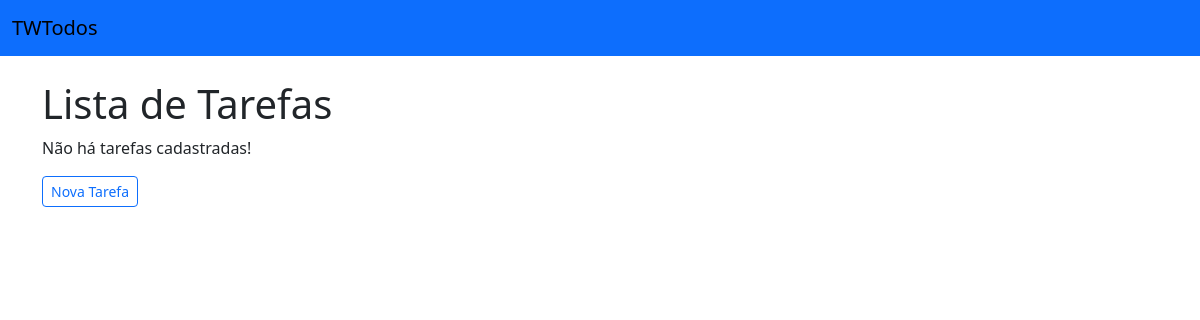
Before: / with the older database file.
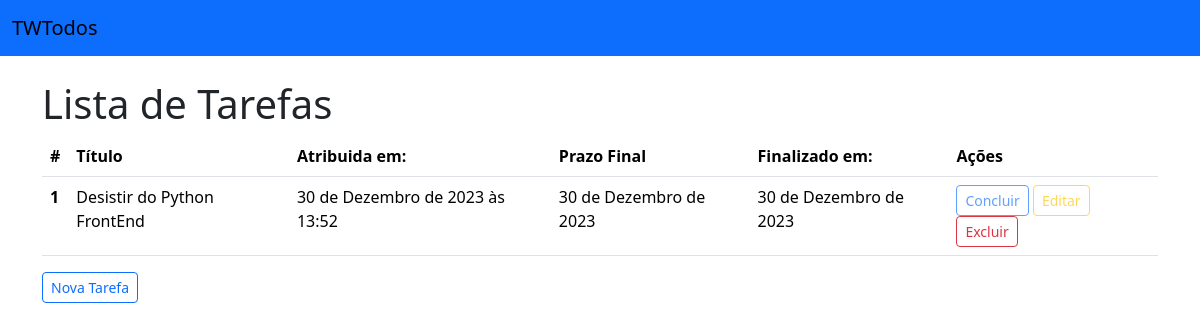
After: the same page with the newer database file.
### todos/models.py (models this page shows, shortened)
class ToDo(models.Model):
    title = models.CharField(
        max_length=255, null=False, blank=False, verbose_name="Título:"
    )
    created_at = models.DateTimeField(auto_now_add=True, null=False, blank=False)
    deadline = models.DateField(null=False, blank=False, verbose_name="Prazo Final:")
    fineshed_at = models.DateField(null=True, blank=True)
    class Meta:
        ordering = ("fineshed_at", "deadline")

### todos/views.py (the view)
# urls.py: path("", ToDoListView.as_view(), name="todo_list"),
class ToDoListView(ListView):
    model = ToDo  # Lembrar de manter o contexto, ou seja, o nome do template deve ser noi me da função + _ + list, tudu minúsculo

### todos/templates/todos/todo_list.html (shortened to what this page needs)
{% extends "base.html" %}
{% load crispy_forms_tags %}
{% block content %}
    <h1>Lista de Tarefas</h1>
    {% if todo_list %}
        <table class="table">
            <thead>
                <tr>
                    <th scope="col">#</th>
                    <th scope="col">Título</th>
                    <th scope="col">Atribuida em:</th>
                    <th scope="col">Prazo Final</th>
                    <th scope="col">Finalizado em:</th>
                    <th scope="col">Ações</th>
                </tr>
            </thead>
            <tbody>
                {% for todo in todo_list %}
                    <tr>
                        <th scopr="row">{{ todo.id}}</th>
                        <td>{{ todo.title}}</td>
                        <td>{{ todo.created_at}}</td>
                        <td>{{ todo.deadline}}</td>
                        <td>{{ todo.fineshed_at|default:"Em andamento." }}</td>
                        <td>
                            <a href="{% url 'todo_complete' pk=todo.pk %}"
                            class="btn btn-outline-primary btn-sm {% if todo.fineshed_at %}disabled{% endif %}"
                            >
                            Concluir
                            </a>
                            <a href="{% url 'todo_update' pk=todo.pk %}"
                            class="btn btn-outline-warning btn-sm {% if todo.fineshed_at %}disabled{% endif %}"
                            >
                            Editar
                            </a>
                            <a href="{% url 'todo_delete' pk=todo.pk %}" class="btn btn-outline-danger btn-sm">Excluir</a>
                        </td>
                    </tr>
                {% endfor %}
            </tbody>
        </table>
    {% else %}
        <p>Não há tarefas cadastradas!</p>
    {% endif %}
    <a href="{% url 'todo_create' %}" class="btn btn-outline-primary btn-sm">Nova Tarefa</a>
{% endblock content %}

### todos/templates/base.html (shortened to what this page needs)
{% load crispy_forms_tags %}
<!DOCTYPE html>
<html lang="pt-br">
  <head>
    <link href="https://cdn.jsdelivr.net/npm/bootstrap@5.3.2/dist/css/bootstrap.min.css" rel="stylesheet">
  </head>
  <body>
    <nav class="navbar bg-primary mb-4">
        <div class="container-fluid">
          <a class="navbar-brand" href="{% url 'todo_list' %}">TWTodos</a>
        </div>
    </nav>
    <main class="container">
        {% block content %}{% endblock content %}
    </main>
  </body>
</html>

Changed rows visible on the page:
added ToDo: id "1", title "Desistir do Python FrontEnd", created_at "30 de Dezembro de 2023 às 13:52", deadline "30 de Dezembro de 2023", fineshed_at "30 de Dezembro de 2023"
Other visible differences:
text no longer shown: "Não há tarefas cadastradas!"
text now shown: "# Título Atribuida em: Prazo Final Finalizado em: Ações"
